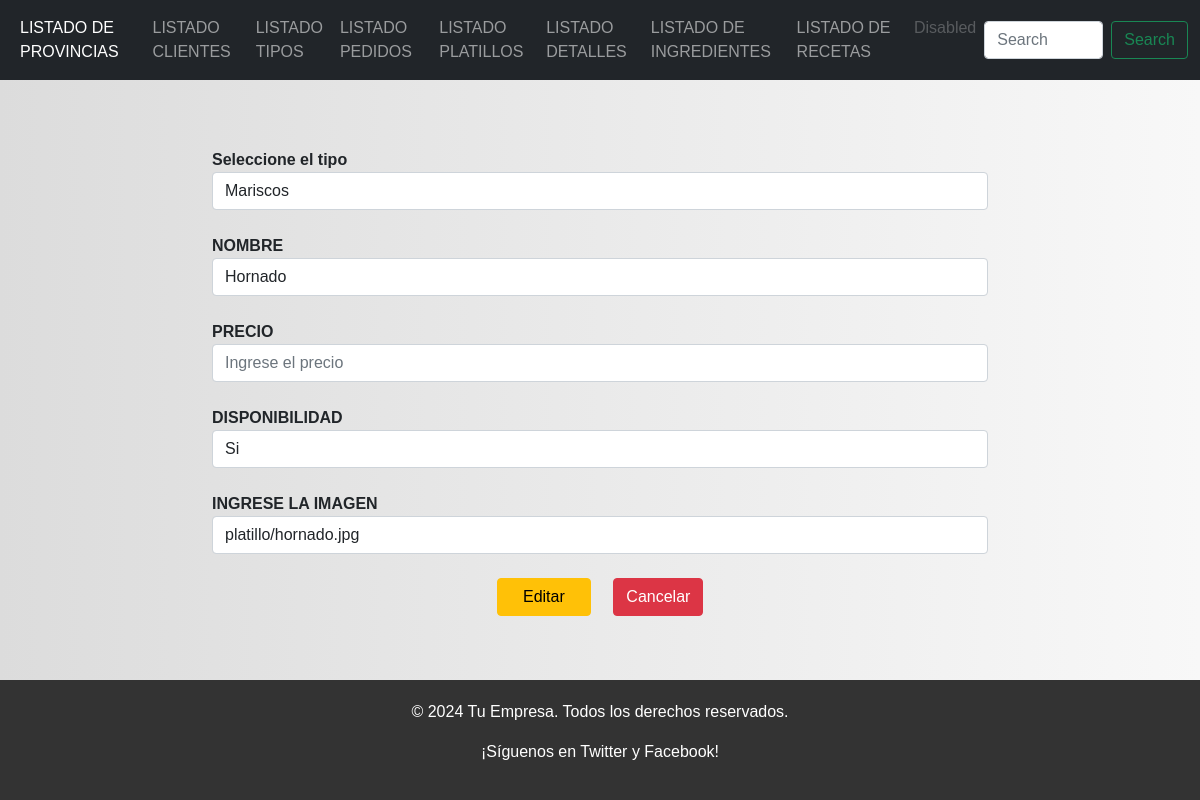
Page /editarPlatillo/1 on the committed database.
### Aplicaciones/Facturacion/models.py (models this page shows, shortened)
class Platillo(models.Model):
    id_bg = models.AutoField(primary_key=True)
    nombre_bg = models.CharField(max_length=100)
    precio_bg = models.DecimalField(max_digits=10, decimal_places=2)
    disponibilidad_bg = models.CharField(max_length=50)
    fotografia=models.FileField(upload_to='platillo', null=True,blank=True)
    tipo_bg = models.ForeignKey(Tipo, null=True, blank=True, on_delete=models.PROTECT)

### Aplicaciones/Facturacion/views.py (the view)
# urls.py: path('editarPlatillo/<id_bg>' ,views.editarPlatillo),
def editarPlatillo(request, id_bg):
    platilloEditar=Platillo.objects.get(id_bg=id_bg)
    platillosBdd=Tipo.objects.all()
    tipoBdd=Tipo.objects.all()
    return  render(request, 'editarPlatillo.html',{'platillo':platilloEditar,'platillos':platillosBdd, 'tipos':tipoBdd})

### Aplicaciones/Facturacion/templates/editarPlatillo.html (shortened to what this page needs)
{% extends "./plantilla.html" %}
{% load static %}
{% block contenido %}
<div class="row">
  <div class="col-md-2">
  </div>
  <div class="col-md-8">
    <br> <br>
    <form class="" action="/procesarActualizacionPlatillo/" method="post">
      <b>Seleccione el tipo</b>
      <select class="form-control" name="id_tipo" id="id_tipo" required>
        {% for tipo in tipos %}
        <option value="{{tipo.id_bg}}">{{tipo.nombre_bg}}  </option>
        {% endfor %}
      </select>
<br>
<b>NOMBRE</b>
<br>
<input type="text" name="nombre_bg" id="nombre_bg"
       value="{{platillo.nombre_bg}}" placeholder="Ingrese el nombre"
       class="form-control" required>
<br>
      <b>PRECIO</b>
      <br>
      <input type="number" name="precio_bg" id="precio_bg"
             value="{{platillo.precio_bg}}" placeholder="Ingrese el precio"
             class="form-control" required>
      <br>
      <b>DISPONIBILIDAD</b>
      <input type="text" name="disponibilidad_bg" id="disponibilidad_bg"
             value="{{platillo.disponibilidad_bg}}" placeholder="Ingrese la disponibilidad"
             class="form-control" required>
      <br>
      <b>INGRESE LA IMAGEN</b>
    <input type="text" name="fotografia" id="fotografia"
    value="{{platillo.fotografia}}" placeholder="Ingrese la fotografia"
    class="form-control" required>
    <br>
      <center>
        <button type="submit" name="button"
                class="btn btn-warning">
          &nbsp;&nbsp;&nbsp;Editar&nbsp;&nbsp;&nbsp;
        </button>&nbsp;&nbsp;&nbsp;&nbsp;
        <a href="/"
           class="btn btn-danger">
          Cancelar
        </a>
      </center>
    </form>
  </div>
</div>
{% endblock %}

### restaurantebg/static/css/principal.css (style rules this page uses)
body { margin: 0; padding: 0; font-family: Arial, sans-serif; background: linear-gradient(to right, #dcdcdc, #f8f8f8); }
.row { margin: 20px 0; }

### rows in the picture
Platillo: nombre_bg "Hornado", disponibilidad_bg "Si", fotografia "platillo/hornado.jpg"

### other values in the picture
form field id_tipo "Mariscos"
